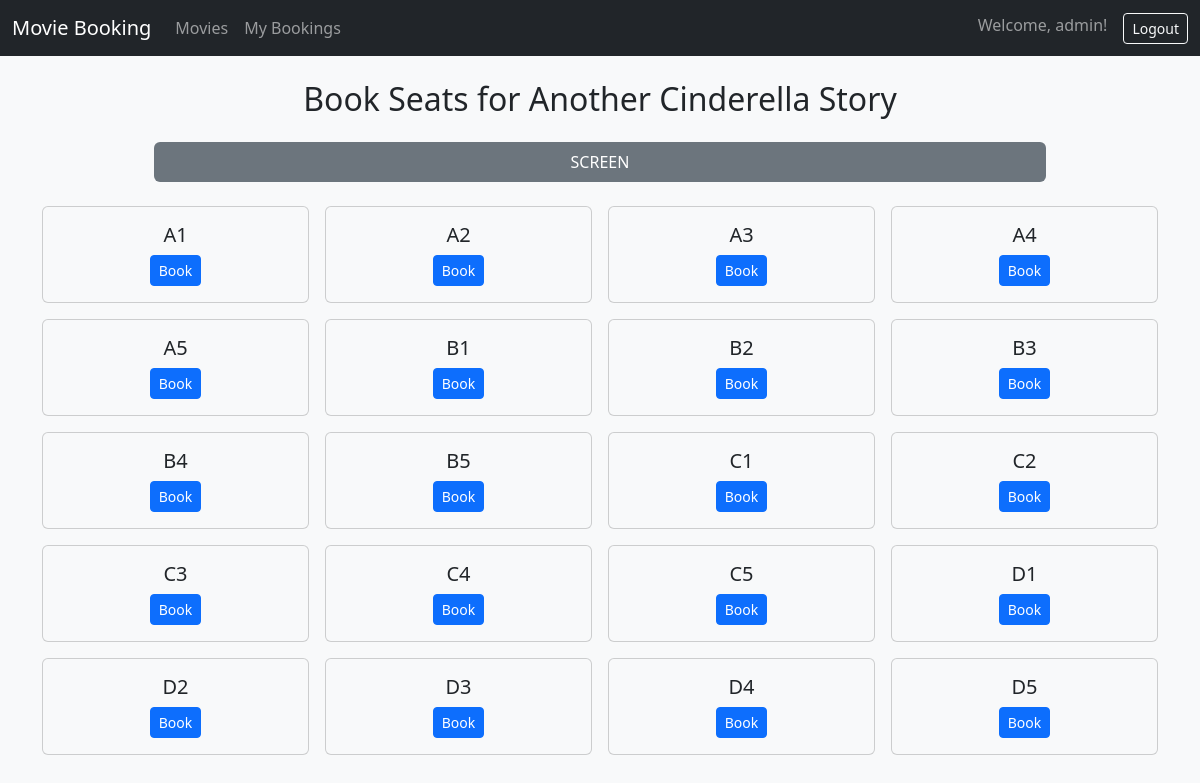
The app's page /book-seat/1/ (signed in) with its own data.
### bookings/models.py (models this page shows, shortened)
class Movie(models.Model):
    title = models.CharField(max_length = 200)
    description = models.TextField()
    release_date = models.DateField()
    duration = models.PositiveIntegerField(help_text = "Duration in minutes")

class Seat(models.Model):
    seat_number = models.CharField(max_length = 10)
    booking_status = models.BooleanField(default=False)
    movie = models.ForeignKey(Movie, on_delete=models.CASCADE, related_name="seats")
    class Meta:
        unique_together = ('movie', 'seat_number')

### bookings/views.py (the view, shortened to what this page needs)
# urls.py: path('book-seat/<int:movie_id>/', views.book_seat, name='book_seat'),
def book_seat(request, movie_id):
    movie = get_object_or_404(Movie, id=movie_id)
    seats = Seat.objects.filter(movie=movie).order_by('seat_number')
    if request.method == "POST":
        if not request.user.is_authenticated:
            login_url = reverse("login")
            return redirect(f"{login_url}?next={request.path}")
    return render(request, 'bookings/seat_booking.html', {'movie': movie, 'seats': seats})

### bookings/templates/bookings/seat_booking.html (shortened to what this page needs)
{% extends "base.html" %}
{% block content %}
<h2 class="mb-4 text-center">Book Seats for {{ movie.title }}</h2>
<div class="text-center mb-4">
    <div class="bg-secondary text-white py-2 rounded" style="width: 80%; margin: 0 auto;">
        SCREEN
    </div>
</div>
<div class="row row-cols-2 row-cols-md-4 g-3">
  {% for seat in seats %}
  <div class="col">
    <div class="card text-center {% if seat.booking_status %}bg-danger text-white{% else %}bg-light{% endif %}">
      <div class="card-body">
        <h5 class="card-title">{{ seat.seat_number }}</h5>
        {% if not seat.booking_status %}
        <form method="post">
          <button type="submit" class="btn btn-primary btn-sm">Book</button>
        </form>
        {% else %}
        <span class="badge bg-dark">Booked</span>
        {% endif %}
      </div>
    </div>
  </div>
  {% endfor %}
</div>
{% endblock %}

### templates/base.html (shortened to what this page needs)
<!DOCTYPE html>
<html lang="en">
<head>
  <link href="https://cdn.jsdelivr.net/npm/bootstrap@5.3.2/dist/css/bootstrap.min.css" rel="stylesheet">
</head>
<body class="bg-light">
  <nav class="navbar navbar-expand-lg navbar-dark bg-dark mb-4">
    <div class="container-fluid">
      <a class="navbar-brand" href="{% url 'home' %}">Movie Booking</a>
      <div class="collapse navbar-collapse" id="navbarNav">
        <ul class="navbar-nav me-auto">
          <li class="nav-item"><a class="nav-link" href="{% url 'movies_list' %}">Movies</a></li>
          <li class="nav-item"><a class="nav-link" href="{% url 'booking_history' %}">My Bookings</a></li>
        </ul>
        <ul class="navbar-nav">
          {% if user.is_authenticated %}
            <li class="nav-item">
              <span class="navbar-text me-3">Welcome, {{ user.username }}!</span>
            </li>
            <li class="nav-item">
              <form action="{% url 'logout' %}" method="post" class="d-inline">
                <button type="submit" class="btn btn-outline-light btn-sm">Logout</button>
              </form>
            </li>
          {% else %}
            <li class="nav-item"><a class="nav-link" href="{% url 'login' %}">Login</a></li>
            <li class="nav-item"><a class="nav-link" href="{% url 'register' %}">Register</a></li>
          {% endif %}
        </ul>
      </div>
    </div>
  </nav>
  <div class="container">
    {% block content %}
    {% endblock %}
  </div>
</body>
</html>

### records on screen
Movie: title "Another Cinderella Story"
Seat: seat_number "A1"
Seat: seat_number "A2"
Seat: seat_number "A3"
Seat: seat_number "A4"
Seat: seat_number "A5"
Seat: seat_number "B1"
Seat: seat_number "B2"
Seat: seat_number "B3"
Seat: seat_number "B4"
Seat: seat_number "B5"
Seat: seat_number "C1"
Seat: seat_number "C2"
Seat: seat_number "C3"
Seat: seat_number "C4"
Seat: seat_number "C5"
Seat: seat_number "D1"
Seat: seat_number "D2"
Seat: seat_number "D3"
Seat: seat_number "D4"
Seat: seat_number "D5"

### other values on screen
{{ user.username }} "admin"
